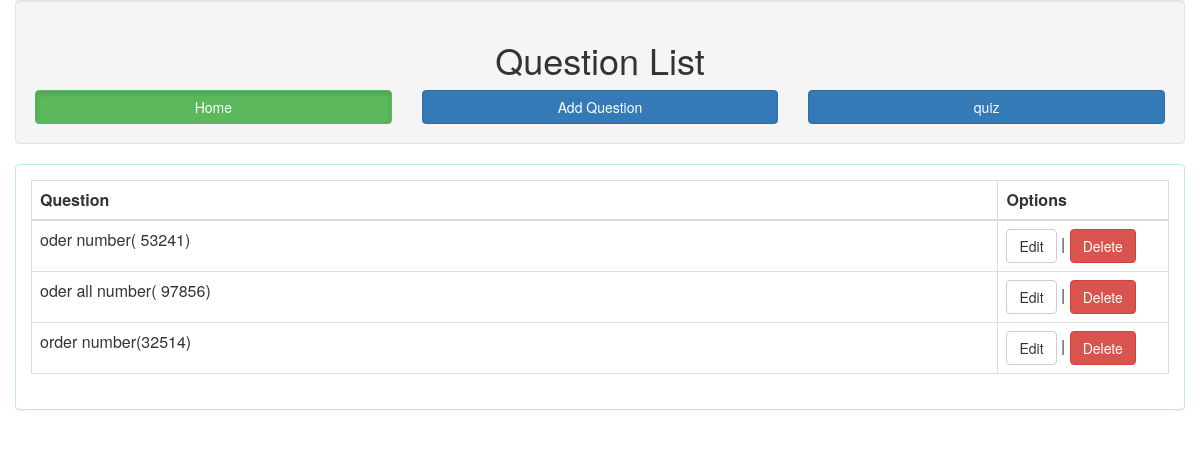
The page / on the database its author committed.
### tables this page shows
CREATE TABLE IF NOT EXISTS `master_questions` (
  `ques_id` int(11) NOT NULL AUTO_INCREMENT,
  `ques_desc` text NOT NULL,
  `ans` text NOT NULL,
  `correct_order` varchar(100) NOT NULL,
  `date_added` timestamp NOT NULL DEFAULT CURRENT_TIMESTAMP ON UPDATE CURRENT_TIMESTAMP,
  `ques_status` int(11) NOT NULL DEFAULT '1',
  PRIMARY KEY (`ques_id`)
);

### index.php (the view, shortened to what this page needs)
<?php
  include('pages/connection.php');
  $query = "select * from master_questions where ques_status = 1 order by date_added desc";
  $result = mysqli_query($con, $query);
?>
<html>
<head>
  <link href="css/style.css" rel="stylesheet">
  <link href="css/font-awesome.css" rel="stylesheet">
  <link href="css/bootstrap.min.css" rel="stylesheet">
</head>
<body>
  <div class="container-fluid">
    <div class="well">
      <h1 class="text-center">Question List</h1>
      <div class="row text-center">
          <div class = 'col-xs-4'>
              <a href="index.php" class="btn btn-primary btn-block active">Home</a>
          </div>
          <div class = 'col-xs-4'>
              <a href="add_question.php" class="btn btn-primary btn-block">Add Question</a>
          </div>
          <div class = 'col-xs-4'>
              <a href="answers.php" class="btn btn-primary btn-block">quiz</a>
          </div>
      </div>
    </div>
    <div class="panel panel-info">
      <div class="panel-body">
        <div class="table-responsive">
        <table class="table table-bordered">
          <thead>
            <th> Question </th>
            <th style="width:15%"> Options </th>
          </thead>
          <tbody>
          <?php
            while($row = mysqli_fetch_array($result)){
              $q = $row['ques_id'];
              echo"<tr>
                <td>".$row['ques_desc']."</td>
                <td><a href='edit_ques.php?ques=$q' class='btn btn-default'>Edit</a> |
                <a href='pages/delete_ques.php?ques=$q' class='btn btn-danger'>Delete</a></td>
              </tr>";
            }
          ?>
          </tbody>
        </table>
      </div>
     </div>
    </div>
  </div>
</body>
</html>

### css/style.css (style rules this page uses)
body { font-family: arial; background: rgb(242, 244, 246); -webkit-user-select: none; -moz-user-select: none; -ms-user-select: none; user-select: none; }
.btn.btn-primary.active, .btn.btn-primary:active { color: #fff; background-color: #5cb85c; border-color: #5cb85c; outline: none; }

### rows shown on the page
master_questions: ques_desc "oder number( 53241)"
master_questions: ques_desc "oder all number( 97856)"
master_questions: ques_desc "order number(32514)"
